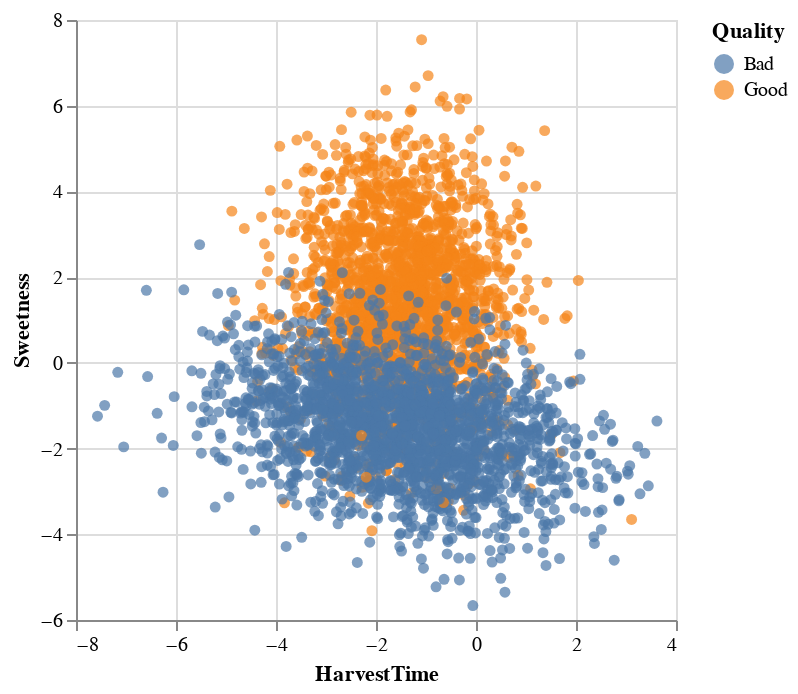

This figure's notebook cell:
### Code cell
alt.Chart(data).mark_circle().encode(
    x = "HarvestTime",
    y = "Sweetness",
    color="Quality"
)

### Figure 1 — Vega-Lite specification as saved in the notebook (floating-point values rounded to 4 significant figures; data arrays with more than 128 entries replaced by an {"elided": "..."} marker saying what was removed)
{"config": {"view": {"continuousWidth": 300, "continuousHeight": 300}}, "data": {"name": "data-4488583d44f6ed5c6f80e47d958743a2"}, "mark": {"type": "circle"}, "encoding": {"color": {"field": "Quality", "type": "nominal"}, "x": {"field": "HarvestTime", "type": "quantitative"}, "y": {"field": "Sweetness", "type": "quantitative"}}, "$schema": "https://vega.github.io/schema/vega-lite/v5.16.3.json", "datasets": {"data-4488583d44f6ed5c6f80e47d958743a2": {"elided": "4000 records"}}}
